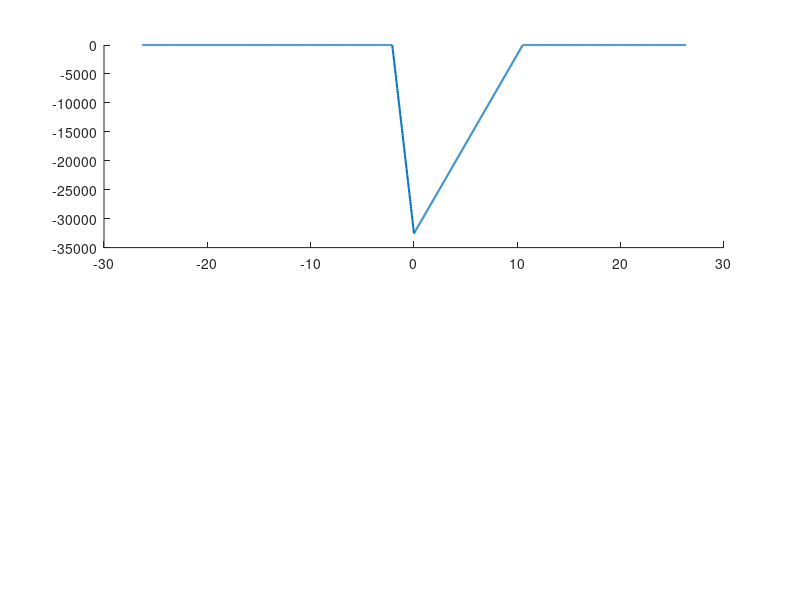

This figure's MATLAB source: (Note: this script raises an error after producing the figure.)
%% partc.m
% Computes and plots the electric field and electrostatic potential 
% for multiple applied voltages and outputs a tabulated list of parameters.

clear; clc; close all;

%% 1. Constants & Base Parameters
q    = 1.602e-19;       
k    = 1.38e-23;        
T    = 300;             
eps0 = 8.854e-14;       
epsr = 11.7;            
eps  = epsr * eps0;     
ni   = 1e10;            
Vt   = k * T / q;       

NA  = 1e15;              
ND  = 2e14;              
VA0 = -20;               

%% 2. Setup Figure and Baseline Limits
Vbi = Vt * log(NA * ND / ni^2);

% Calculate max limits based on n=0 (the -20V case creates the widest boundaries)
Vj_max = Vbi - VA0;
W_max  = sqrt(2 * eps * Vj_max / q * (1/NA + 1/ND));
xn_max = W_max * NA / (NA + ND);
xp_max = W_max * ND / (NA + ND);
xmax   = 2.5 * max(xn_max, xp_max);
E0_max = -q * NA * xp_max / eps;

x = linspace(-xmax, xmax, 2000);                
x = sort([x, 0]);

figure('Name', 'Part (c) Results', 'Color', 'w');
legend_labels = cell(1, 4);

%% 3. Print Header & Loop Through Voltages
% Dynamically format NA and ND to look like '1x10^15' instead of '1.00e+15'
str_NA = sprintf('%gx10^%d', NA/10^floor(log10(NA)), floor(log10(NA)));
str_ND = sprintf('%gx10^%d', ND/10^floor(log10(ND)), floor(log10(ND)));

% Create the table header in the Command Window
fprintf('\n================================================ PART (c) OUTPUT ================================================\n');
fprintf('  V_A (V) | N_A (cm^-3) | N_D (cm^-3) | V_bi (V) | x_n (um) | x_p (um) |  W (um)  | E at x=0 (V/cm)| V at x=0 (V)\n');
fprintf('-----------------------------------------------------------------------------------------------------------------\n');

for n = 0:3
    VA = VA0 / (2^n);               
    legend_labels{n+1} = sprintf('V_A = %.2f V', VA);

    % Recalculate parameters for this specific VA
    Vj = Vbi - VA;
    W  = sqrt(2 * eps * Vj / q * (1/NA + 1/ND));
    xn = W * NA / (NA + ND);
    xp = W * ND / (NA + ND);

    E0 = -q * NA * xp / eps;
    V0 = q * NA * xp^2 / (2 * eps);

    % Print the requested parameters for this iteration to the Command Window
    % Multiply xn, xp, and W by 1e4 to display them clearly in micrometers (um)
    fprintf('%9.2f | %11s | %11s | %8.4f | %8.3f | %8.3f | %8.3f | %14.0f | %12.4f\n', ...
        VA, str_NA, str_ND, Vbi, xn*1e4, xp*1e4, W*1e4, E0, V0);

    E = zeros(size(x));
    V = zeros(size(x));

    Lp = (x >= -xp) & (x <= 0);
    Ln = (x > 0) & (x <= xn);
    Rn = (x > xn);

    E(Lp) = -q * NA * (x(Lp) + xp) / eps;
    E(Ln) = -q * ND * (xn - x(Ln)) / eps;

    V(Lp) = q * NA * (x(Lp) + xp).^2 / (2 * eps);
    V(Ln) = Vj - q * ND * (xn - x(Ln)).^2 / (2 * eps);
    V(Rn) = Vj;

    % --- Plot Electric Field ---
    subplot(2,1,1);
    hold on; 
    pE = plot(x * 1e4, E, 'LineWidth', 1.5);
    c = pE.Color; 

    plot([-xp*1e4, xn*1e4], [0, 0], 'o', 'MarkerFaceColor', c, 'MarkerEdgeColor', c, 'MarkerSize', 5, 'HandleVisibility', 'off');
    plot(0, E0, 'o', 'MarkerFaceColor', c, 'MarkerEdgeColor', c, 'MarkerSize', 5, 'HandleVisibility', 'off');

    % --- Plot Potential ---
    subplot(2,1,2);
    hold on; 
    plot(x * 1e4, V, 'LineWidth', 1.5, 'Color', c);

    plot(-xp*1e4, 0, 'o', 'MarkerFaceColor', c, 'MarkerEdgeColor', c, 'MarkerSize', 5, 'HandleVisibility', 'off');
    plot(0, V0, 'o', 'MarkerFaceColor', c, 'MarkerEdgeColor', c, 'MarkerSize', 5, 'HandleVisibility', 'off');
    plot(xn*1e4, Vj, 'o', 'MarkerFaceColor', c, 'MarkerEdgeColor', c, 'MarkerSize', 5, 'HandleVisibility', 'off');
end

%% 4. Apply Final Formatting
subplot(2,1,1);
xlim([-xmax xmax] * 1e4);
ylim([1.1*E0_max 0]);
grid on; box on;
xlabel('Position x (\mum)');
ylabel('Electric field E (V/cm)');
title(sprintf('Si pn step junction, T = 300 K: N_A = 10^{15} cm^{-3}, N_D = 2\\times10^{14} cm^{-3}'));
legend(legend_labels, 'Location', 'best');

subplot(2,1,2);
xlim([-xmax xmax] * 1e4);
ylim([0 1.1*Vj_max]);
grid on; box on;
xlabel('Position x (\mum)');
ylabel('Potential V (V)');
legend(legend_labels, 'Location', 'best');
